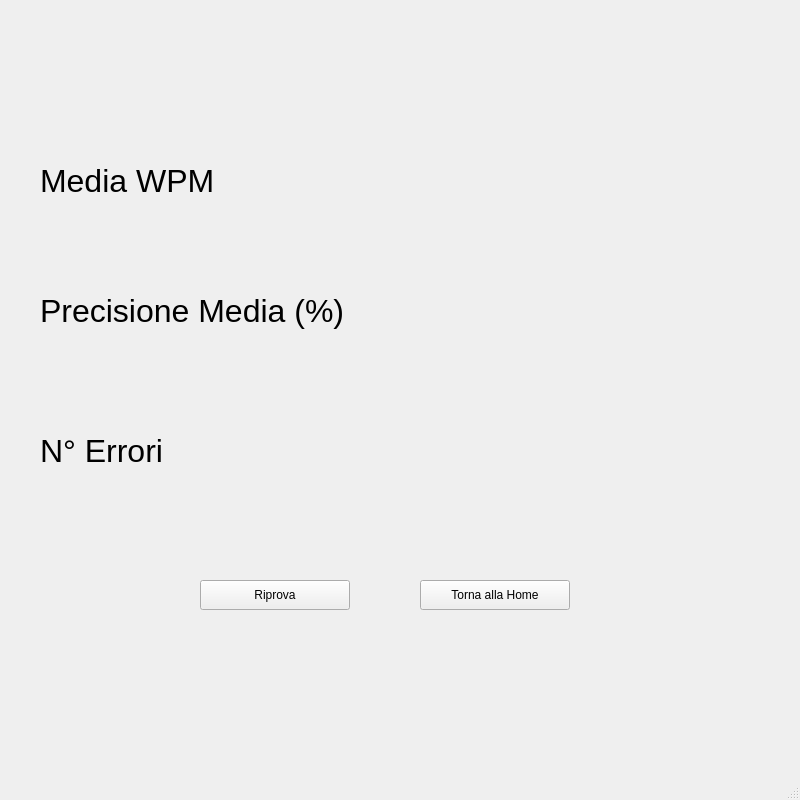
<?xml version="1.0" encoding="UTF-8"?>
<ui version="4.0">
 <class>MainWindow</class>
 <widget class="QMainWindow" name="MainWindow">
  <property name="geometry">
   <rect>
    <x>0</x>
    <y>0</y>
    <width>800</width>
    <height>800</height>
   </rect>
  </property>
  <property name="windowTitle">
   <string>MainWindow</string>
  </property>
  <widget class="QWidget" name="centralwidget">
   <widget class="QPushButton" name="modificaProfiloButton">
    <property name="geometry">
     <rect>
      <x>200</x>
      <y>580</y>
      <width>150</width>
      <height>30</height>
     </rect>
    </property>
    <property name="text">
     <string>Riprova</string>
    </property>
   </widget>
   <widget class="QPushButton" name="logOutButton">
    <property name="geometry">
     <rect>
      <x>420</x>
      <y>580</y>
      <width>150</width>
      <height>30</height>
     </rect>
    </property>
    <property name="text">
     <string>Torna alla Home</string>
    </property>
   </widget>
   <widget class="QLabel" name="label_2">
    <property name="geometry">
     <rect>
      <x>40</x>
      <y>280</y>
      <width>350</width>
      <height>62</height>
     </rect>
    </property>
    <property name="font">
     <font>
      <pointsize>24</pointsize>
     </font>
    </property>
    <property name="text">
     <string>Precisione Media (%)</string>
    </property>
   </widget>
   <widget class="QLabel" name="label_3">
    <property name="geometry">
     <rect>
      <x>40</x>
      <y>150</y>
      <width>350</width>
      <height>62</height>
     </rect>
    </property>
    <property name="font">
     <font>
      <pointsize>24</pointsize>
     </font>
    </property>
    <property name="text">
     <string>Media WPM</string>
    </property>
   </widget>
   <widget class="QLabel" name="label_4">
    <property name="geometry">
     <rect>
      <x>40</x>
      <y>420</y>
      <width>350</width>
      <height>62</height>
     </rect>
    </property>
    <property name="font">
     <font>
      <pointsize>24</pointsize>
     </font>
    </property>
    <property name="text">
     <string>N° Errori</string>
    </property>
   </widget>
  </widget>
  <widget class="QMenuBar" name="menubar">
   <property name="geometry">
    <rect>
     <x>0</x>
     <y>0</y>
     <width>800</width>
     <height>21</height>
    </rect>
   </property>
  </widget>
  <widget class="QStatusBar" name="statusbar"/>
 </widget>
 <resources/>
 <connections/>
</ui>
